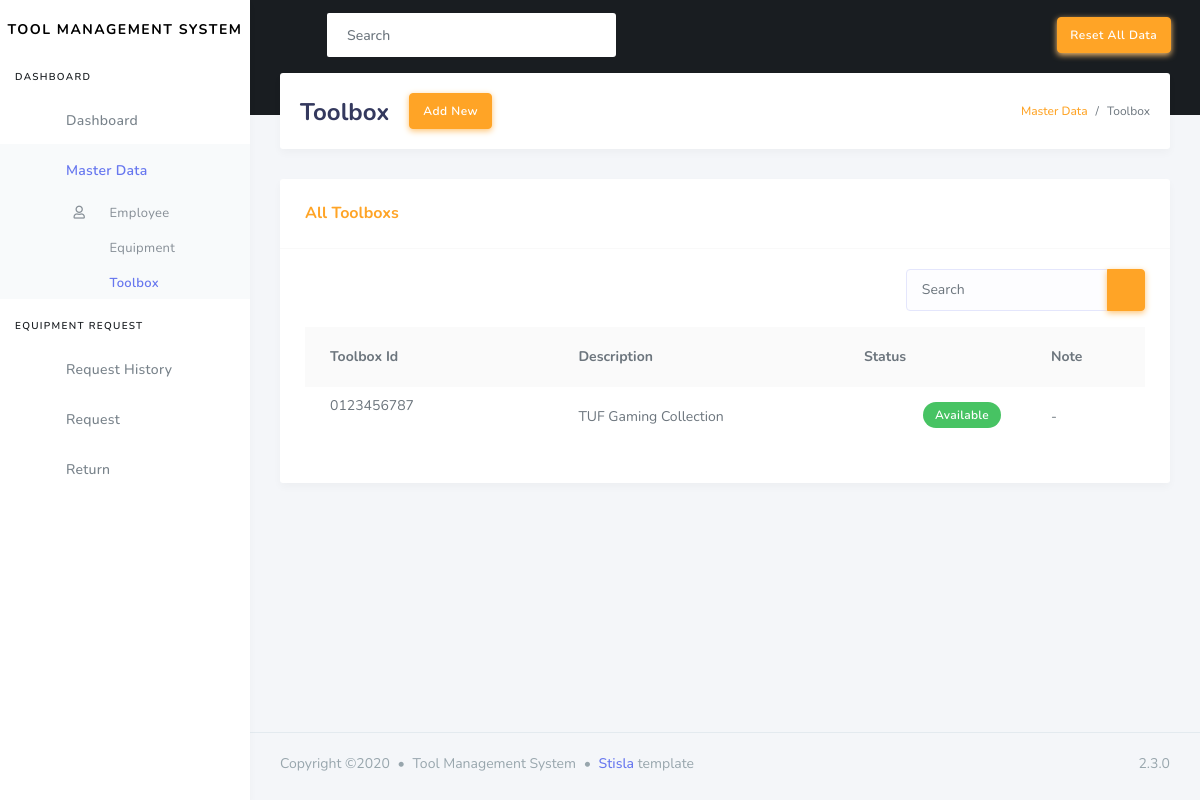
Page /index.php/toolbox on the committed database.
### tables this page shows
CREATE TABLE `toolbox` (
  `id` varchar(15) NOT NULL DEFAULT '',
  `description` varchar(255) NOT NULL DEFAULT '',
  `status` varchar(15) NOT NULL DEFAULT '',
  `note` varchar(255) DEFAULT ''
);

### application/controllers/Toolbox.php (called while the page is built, shortened)
<?php
class Toolbox extends CI_Controller
{
    public function __construct()
    {
        $this->load->model('Toolbox_model', 'toolbox');
    }
    public function index()
    {
        $cari = $this->input->post('cari');
        $data['title'] = "Toolbox";
        $data['sidebar'] = "Toolbox";
        if ($cari) {
            $data['toolboxs'] = $this->toolbox->getAll($cari);
            $data['keyword'] = $cari;
        } else {
            $data['toolboxs'] = $this->toolbox->getAll();
        }
        $this->load->view('layout/header', $data);
        $this->load->view('layout/navbar');
        $this->load->view('layout/sidebar');
        $this->load->view('toolbox/index');
        $this->load->view('layout/footer');
    }
}

### index.php (called while the page is built, shortened)
<?php
require_once BASEPATH.'core/CodeIgniter.php';

### application/models/Toolbox_model.php (called while the page is built, shortened)
<?php
class Toolbox_model extends CI_Model
{
    private $table = 'toolbox';
    public function getAll($where = null)
    {
        $this->db->select($this->table . ".*");
        $this->db->from($this->table);
        return $this->db->get()->result_array();
    }
}

### application/views/toolbox/index.php (the view, shortened to what this page needs)
<div class="main-content">
    <section class="section">
        <div class="section-header">
            <h1><?php echo $title; ?></h1>
            <div class="section-header-button">
                <a href="<?php echo base_url('toolbox/add'); ?>" class="btn btn-warning">Add New</a>
            </div>
            <div class="section-header-breadcrumb">
                <div class="breadcrumb-item active"><a href="#" class="text-warning">Master Data</a></div>
                <div class="breadcrumb-item"><?php echo $title; ?></div>
            </div>
        </div>
        <div class="section-body">
            <div class="row mt-4">
                <div class="col-12">
                    <div class="card">
                        <div class="card-header">
                            <?php if (isset($keyword)) : ?>
                                <h4 class="text-warning"><?php echo $title . '\'s data with keyword: "<b>' . $keyword . '</b>"'; ?></h4>
                            <?php else : ?>
                                <h4 class="text-warning">All <?php echo $title . 's'; ?></h4>
                            <?php endif; ?>
                        </div>
                        <div class="card-body">
                            <div class="float-right">
                                <form method="post" action="<?php echo base_url('toolbox'); ?>">
                                    <div class="input-group">
                                        <input type="text" class="form-control" placeholder="Search" name="cari">
                                        <div class="input-group-append">
                                            <button class="btn btn-warning" type="submit"><i class="fas fa-search"></i></button>
                                        </div>
                                    </div>
                                </form>
                            </div>
                            <div class="clearfix mb-3"></div>
                            <div class="table-responsive">
                                <table class="table table-striped">
                                    <tbody>
                                        <tr>
                                            <th>Toolbox Id</th>
                                            <th>Description</th>
                                            <th>Status</th>
                                            <th>Note</th>
                                        </tr>
                                        <?php foreach ($toolboxs as $toolbox) : ?>
                                            <tr>
                                                <td><?php echo $toolbox['id']; ?>
                                                </td>
                                                <td><?php echo $toolbox['description']; ?></td>
                                                <td>
                                                    <?php if ($toolbox['status'] == 'Available') : ?>
                                                        <div class="badge badge-pill badge-success mb-1 float-right">Available</div>
                                                    <?php elseif ($toolbox['status'] == 'Maintenance') : ?>
                                                        <div class="badge badge-pill badge-warning mb-1 float-right">Maintenance</div>
                                                    <?php elseif ($toolbox['status'] == 'Lost') : ?>
                                                        <div class="badge badge-pill badge-danger mb-1 float-right">Lost</div>
                                                    <?php else : ?>
                                                        <div class="badge badge-pill badge-primary mb-1 float-right"><?php echo $toolbox['status']; ?></div>
                                                    <?php endif; ?>
                                                </td>
                                                <td><?php echo ($toolbox['note']) ? $toolbox['note'] : "-"; ?></td>
                                            </tr>
                                        <?php endforeach; ?>
                                    </tbody>
                                </table>
                            </div>
                        </div>
                    </div>
                </div>
            </div>
        </div>
    </section>
</div>

### rows in the picture
toolbox: id "0123456787", description "TUF Gaming Collection", status "Available"

### other values in the picture
$title "Toolbox"
